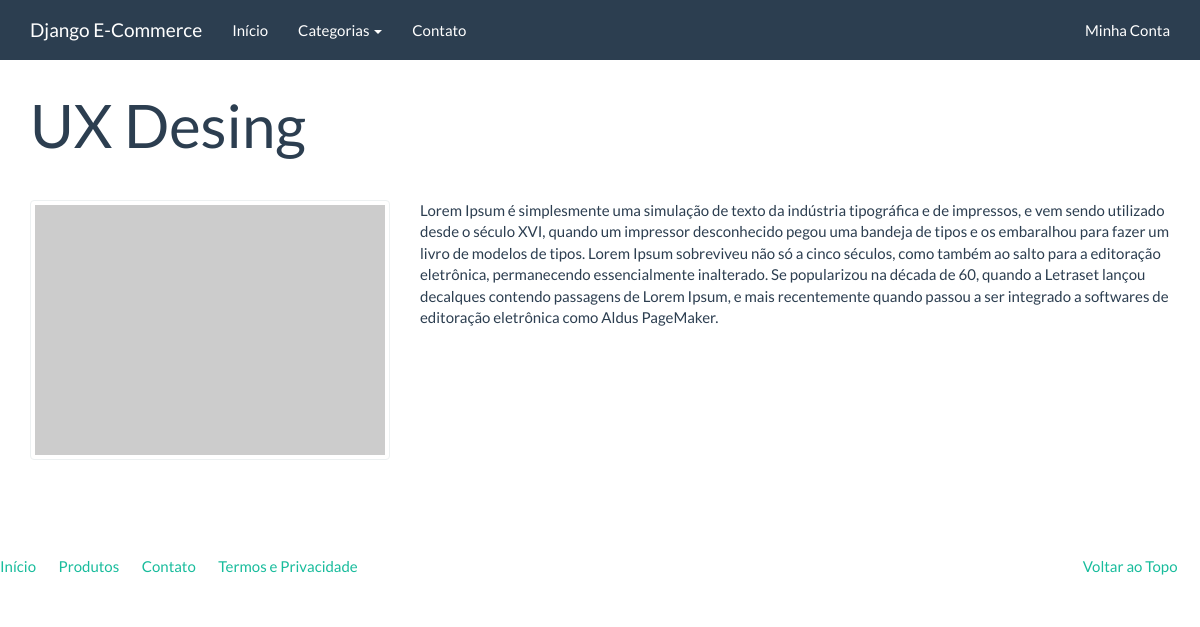
The page /catalogo/produtos/ux-desing/ on the database its author committed.
### catalog/models.py (models this page shows, shortened)
class Product(models.Model):
    name = models.CharField('Nome', max_length=100)
    slug = models.SlugField('Identificador', max_length=100)
    category = models.ForeignKey('catalog.Category', verbose_name='Categoria')
    description = models.TextField('Descrição', blank=True)
    price = models.DecimalField('Preço', decimal_places=2, max_digits=8)
    created = models.DateTimeField('Criado em', auto_now_add=True)
    modified = models.DateTimeField('Modificado em', auto_now=True)
    class Meta:
        verbose_name = 'Produto'
        verbose_name_plural = 'Produtos'
        ordering = ['name']
    def __str__(self):
        return self.name

### catalog/views.py (the view)
# urls.py: url(r'^produtos/(?P<slug>[\w_-]+)/$', views.product, name='product'),
def product(request, slug):
    product = Product.objects.get(slug=slug)
    context = {
        'product': product,
    }
    return render(request, 'catalog/product.html', context)

### catalog/context_processors.py (called while the page is built)
def categories(request):
    return{
        'categories': Category.objects.all()
    }

### catalog/models.py (called while the page is built)
    def get_absolute_url(self):
        return reverse('catalog:category', kwargs={'slug': self.slug})

### catalog/templates/catalog/product.html (shortened to what this page needs)
{% extends "base.html" %}
{% block container %}
<div class="page-header">
    <h1>{{product}}</h1>
</div>
<div class="row">
    <div class="col-sm-4">
            <a href="#" class="thumbnail">
                <img src="http://placehold.it/350x250" alt="" />
            </a>
   </div>
            <div class="col-sm-8">
                {{product.description|linebreaks}}
            </div>
    </div>
</div>
{% endblock %}

### rows shown on the page
Product: name "UX Desing", description "Lorem Ipsum é simplesmente uma simulação de texto da indústria tipográfica e de impressos, e vem sendo utilizado desde o século XVI, quando um impressor desconhecido pegou uma bandeja de tipos e os embaralhou para fazer um livro de modelos de tipos. Lorem Ipsum sobreviveu não só a cinco séculos, como também ao salto para a editoração eletrônica, permanecendo essencialmente inalterado. Se popularizou na década de 60, quando a Letraset lançou decalques contendo passagens de Lorem Ipsum, e mais recentemente quando passou a ser integrado a softwares de editoração eletrônica como Aldus PageMaker."
